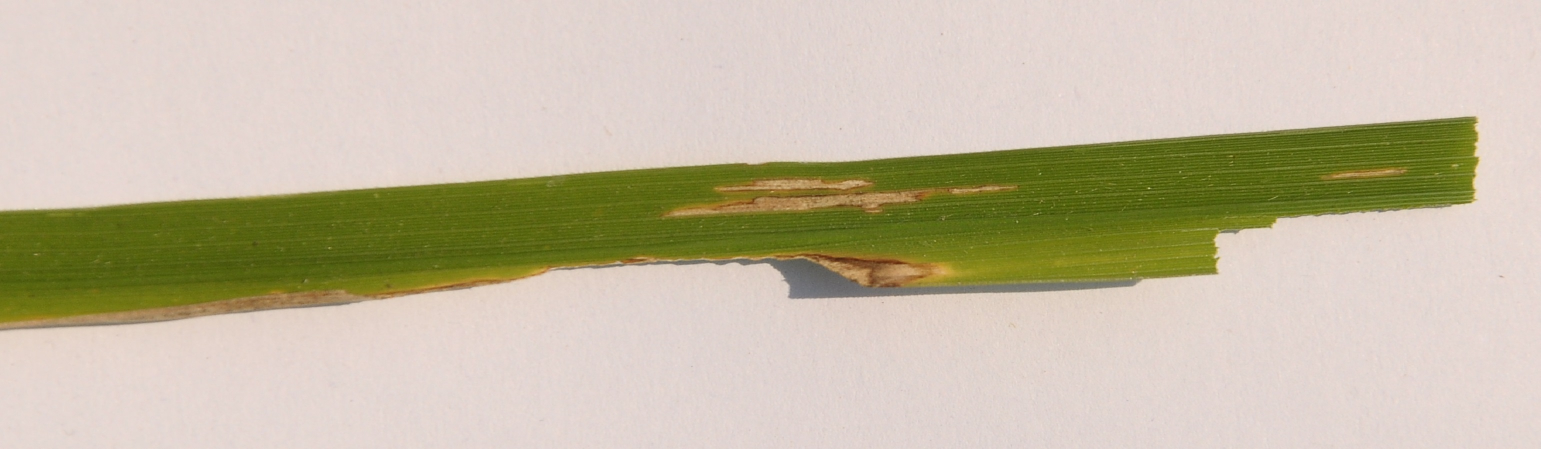
#> input picture Bacterial leaf blight/DSC_0365.JPG, 3081 x 897 px (shown at 1/2 size); its folder holds 4 pictures in this run
$ jupyter execute --allow-errors 'Rice Leaf Diseases.ipynb'
#> lines starting #> are read from the running program, lines starting #| are printed output that depends on the picture
# Rice Leaf Diseases
Image Classification
https://archive.ics.uci.edu/ml/datasets/Rice+Leaf+Diseases

#### Importing images, saving as ndarray

[cell 1]
import os
from imageio import imread
import pandas as pd
import numpy as np
import matplotlib.pyplot as plt


#Arrays of images seperated into types
blb_images = []
bs_images = []
ls_images = []

#populates arrays from local img files

for i in os.listdir('Bacterial leaf blight'):
    img = 'Bacterial leaf blight/' + str(i)
    imported_img = imread(img)
#> imported_img is the input picture: shape (897, 3081, 3); mean R, G, B 196.8, 187.4, 163.8
    img_array = np.asarray(imported_img)
    blb_images.append(img_array)


#> (the rest of this cell did not finish here and is left out)

## Reducing size of images so they can be processed feasibly
3081x897
Old Size
same ratio
new size
512x149

[cell 2]
from PIL import Image
import PIL
import numpy as np

smalls = []
#> smalls = []

#> (the rest of this cell did not finish here and is left out)

[cell 3]
#Testing the shape
from PIL import Image
import PIL
import numpy as np

#> (the rest of this cell did not finish here and is left out)

## Creating array of labels (Targets)
1 per image

[cell 4]
#Make an array for the labels
blb = np.zeros(40)
bs = np.ones(40)
ls = np.full((1, 40), 2)

labels = np.append(np.append(blb, bs), ls)
print(labels)
print(labels.shape)

np.save('target_rld.npy', labels)

### Displaying Images, and Re-sized Images

#> (a cell that did not finish here is left out)

[cell 6]
# SMALLER

import numpy as np
import matplotlib.pyplot as plt

#Loads in the data

#> (the rest of this cell did not finish here and is left out)

# Reshaping Data

[cell 7]
from sklearn.decomposition import PCA
import numpy as np
#> (the rest of this cell did not finish here and is left out)

# PCA

[cell 8]
from sklearn.decomposition import PCA
import numpy as np

#> (the rest of this cell did not finish here and is left out)

[cell 9]
# [15 lines of commented-out code are left out]

## Analyze the PCA Data
Have reduced it to 2, 3, 100 dimensions

[cell 10]
import numpy as np
import matplotlib.pyplot as plt

images = np.load('pca2_rld.npy')
#> (reads pca2_rld.npy from the repository)

fig, ax = plt.subplots(1,1, figsize=(10, 10))
x = []
y = []
for i in range(len(images)):
    x.append(images[i][0])
    y.append(images[i][1])


ax.scatter(x[0:40], y[0:40], c='red')
ax.scatter(x[41:80], y[41:80], c='blue')
ax.scatter(x[81:120], y[81:120], c='green')

ax.set_title('2D PCA')
ax.set_xlabel('1st Principle Component')
ax.set_ylabel('2nd Principle Component')

plt.show()
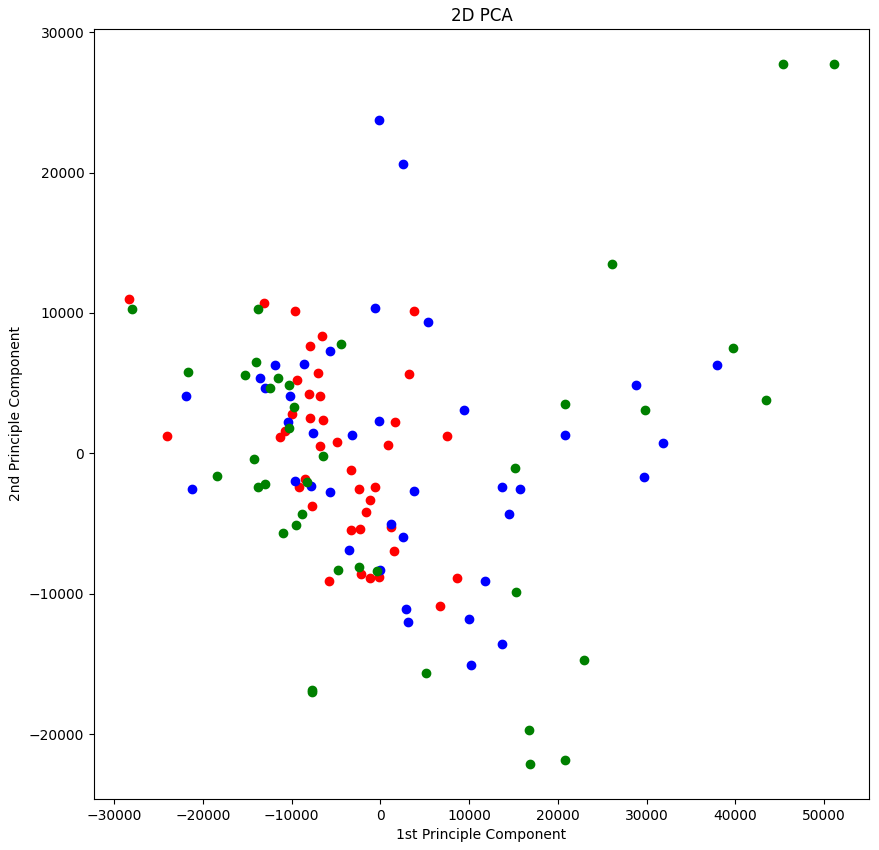
#> figure drawn by matplotlib, 1 panel

[cell 11]
from mpl_toolkits.mplot3d import Axes3D

images = np.load('pca3_rld.npy')
#> (reads pca3_rld.npy from the repository)

fig3d = plt.figure(figsize=(10,10))

ax3d = Axes3D(fig3d)

ax3d.scatter(images[0:40][:, 0], images[0:40][:, 1], images[0:40][:, 2], c='red', edgecolor='black')
ax3d.scatter(images[41:80][:, 0], images[41:80][:, 1], images[41:80][:, 2], c='blue', edgecolor='black')
ax3d.scatter(images[81:120][:, 0], images[81:120][:, 1], images[81:120][:, 2], c='green', edgecolor='black')

ax3d.set_title('3D PCA')
ax3d.set_xlabel('1st Principle Component')
ax3d.set_ylabel('2nd Principle Component')
ax3d.set_zlabel('3rd Principle Component')

## SVC & Split Data

LinearSVC

[cell 12]
import numpy as np
from sklearn.svm import LinearSVC, SVC
from sklearn.model_selection import train_test_split
from sklearn.metrics import accuracy_score, classification_report, confusion_matrix

pca2d = np.load('pca100_rld.npy')
#> (reads pca100_rld.npy from the repository)
targets = np.load('target_rld.npy')

#default test and train, test = .25
xtrain, xtest, ytrain, ytest = train_test_split(pca2d, targets)


linSVC2d = LinearSVC(random_state=0)

linSVC2d.fit(xtrain, ytrain)

predictions = linSVC2d.predict(xtest)

print(predictions)
print(ytest)
print(linSVC2d.score(xtest, ytest))

Regular SVC with linear option, higher accuracy

[cell 13]
from sklearn.svm import SVC

pca2d = np.load('pca100_rld.npy')
targets = np.load('target_rld.npy')

#default test and train, test = .25
xtrain, xtest, ytrain, ytest = train_test_split(pca2d, targets)

pca = np.load('pca100_rld.npy')
targets = np.load('target_rld.npy')

svc = SVC(kernel='linear', random_state=0)

svc.fit(xtrain, ytrain)

prediction = svc.predict(xtest)

print(svc.score(xtest, ytest))

## Nearest Neighbors

[cell 14]
from sklearn.neighbors import KNeighborsClassifier

pca2d = np.load('pca50_rld.npy')
#> (reads pca50_rld.npy from the repository)
